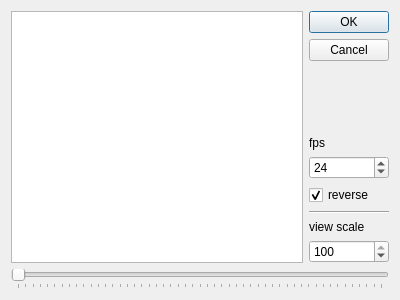
<?xml version="1.0" encoding="UTF-8"?>
<ui version="4.0">
 <class>Dialog</class>
 <widget class="QDialog" name="Dialog">
  <property name="geometry">
   <rect>
    <x>0</x>
    <y>0</y>
    <width>400</width>
    <height>300</height>
   </rect>
  </property>
  <property name="windowTitle">
   <string>Export GIF</string>
  </property>
  <layout class="QVBoxLayout" name="verticalLayout_2">
   <item>
    <layout class="QHBoxLayout" name="horizontalLayout">
     <item>
      <widget class="QGraphicsView" name="graphicsView"/>
     </item>
     <item>
      <layout class="QVBoxLayout" name="verticalLayout">
       <item>
        <widget class="QDialogButtonBox" name="buttonBox">
         <property name="orientation">
          <enum>Qt::Vertical</enum>
         </property>
         <property name="standardButtons">
          <set>QDialogButtonBox::Cancel|QDialogButtonBox::Ok</set>
         </property>
        </widget>
       </item>
       <item>
        <widget class="QLabel" name="label_2">
         <property name="text">
          <string>fps</string>
         </property>
        </widget>
       </item>
       <item>
        <widget class="QSpinBox" name="spinBox_2">
         <property name="minimum">
          <number>1</number>
         </property>
         <property name="maximum">
          <number>120</number>
         </property>
         <property name="value">
          <number>24</number>
         </property>
        </widget>
       </item>
       <item>
        <widget class="QCheckBox" name="checkBox">
         <property name="text">
          <string>reverse</string>
         </property>
         <property name="checked">
          <bool>true</bool>
         </property>
        </widget>
       </item>
       <item>
        <widget class="Line" name="line">
         <property name="orientation">
          <enum>Qt::Horizontal</enum>
         </property>
        </widget>
       </item>
       <item>
        <widget class="QLabel" name="label">
         <property name="text">
          <string>view scale</string>
         </property>
        </widget>
       </item>
       <item>
        <widget class="QSpinBox" name="spinBox">
         <property name="minimum">
          <number>1</number>
         </property>
         <property name="maximum">
          <number>100</number>
         </property>
         <property name="value">
          <number>100</number>
         </property>
        </widget>
       </item>
      </layout>
     </item>
    </layout>
   </item>
   <item>
    <widget class="QSlider" name="horizontalSlider">
     <property name="maximum">
      <number>50</number>
     </property>
     <property name="orientation">
      <enum>Qt::Horizontal</enum>
     </property>
     <property name="tickPosition">
      <enum>QSlider::TicksBelow</enum>
     </property>
     <property name="tickInterval">
      <number>1</number>
     </property>
    </widget>
   </item>
  </layout>
 </widget>
 <resources/>
 <connections>
  <connection>
   <sender>buttonBox</sender>
   <signal>accepted()</signal>
   <receiver>Dialog</receiver>
   <slot>accept()</slot>
   <hints>
    <hint type="sourcelabel">
     <x>248</x>
     <y>254</y>
    </hint>
    <hint type="destinationlabel">
     <x>157</x>
     <y>274</y>
    </hint>
   </hints>
  </connection>
  <connection>
   <sender>buttonBox</sender>
   <signal>rejected()</signal>
   <receiver>Dialog</receiver>
   <slot>reject()</slot>
   <hints>
    <hint type="sourcelabel">
     <x>316</x>
     <y>260</y>
    </hint>
    <hint type="destinationlabel">
     <x>286</x>
     <y>274</y>
    </hint>
   </hints>
  </connection>
 </connections>
</ui>
